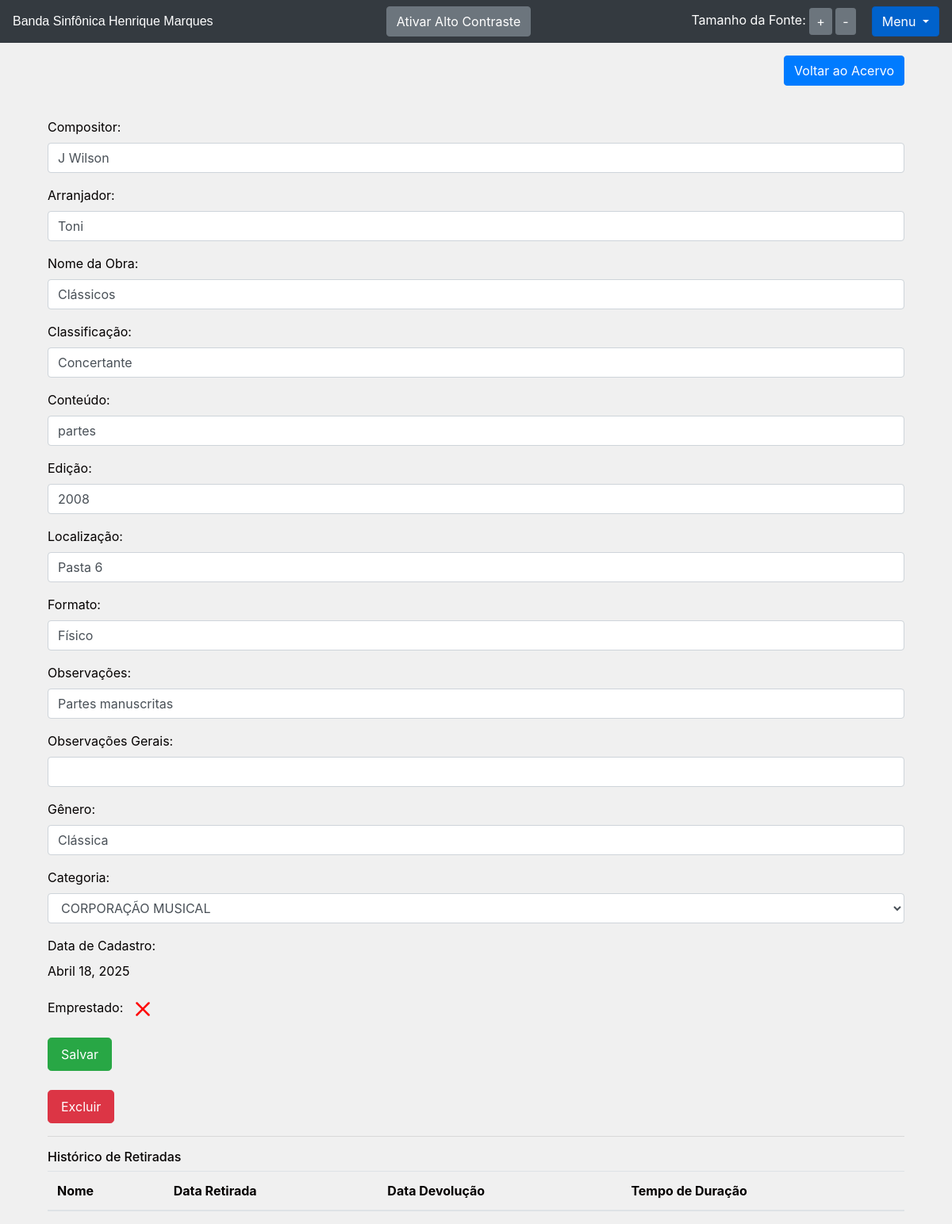
The page /livro/ver_livro/7 (signed in) on the database its author committed.
### livro/models.py (models this page shows, shortened)
class Livros(models.Model):
    nome = models.CharField(max_length = 100, blank = True)
    autor = models.CharField(max_length = 30, blank = True)
    co_autor = models.CharField(max_length = 30, blank = True)
    data_cadastro = models.DateField(default = date.today)
    emprestado = models.BooleanField(default = False)
    categoria = models.ForeignKey(Categoria, on_delete=models.DO_NOTHING)
    usuario = models.ForeignKey(Usuario, on_delete=models.DO_NOTHING)
    localizacao = models.CharField(max_length = 100, verbose_name='Localização')
    exemplares_disponiveis = models.CharField(max_length = 100, blank = True)
    compositor = models.CharField(max_length = 100, blank = True, verbose_name='Compositor')
    arranjador = models.CharField(max_length = 100, blank = True, verbose_name='Arranjador')
    obra = models.CharField(max_length = 100, verbose_name='Obra')
    classificacao = models.CharField(max_length = 100, verbose_name='Classificação')
    conteudo = models.CharField(max_length = 100, verbose_name='Conteúdo')
    edicao = models.CharField(max_length = 100, verbose_name='Edição')
    observacao = models.CharField(max_length = 200, blank = True, verbose_name='Observação')
    formato = models.CharField(max_length = 100, verbose_name='Formato')
    observacoes_gerais = models.CharField(max_length = 200, blank = True, verbose_name='Observações gerais')
    genero = models.CharField(max_length=50, blank=True, verbose_name='Gênero')
    class Meta:
        verbose_name = 'Partitura'

class Categoria(models.Model):
    nome = models.CharField(max_length=30)
    descricao = models.TextField()
    usuario = models.ForeignKey(Usuario, on_delete=models.DO_NOTHING)
    def __str__(self) -> str:
        return self.nome

### livro/views.py (the view)
# urls.py: path('ver_livro/<int:id>', views.ver_livros, name = 'ver_livros' ),
def ver_livros(request, id):
    if request.session.get('usuario'):
        livro = Livros.objects.get(id = id)
        if request.session.get('usuario') == livro.usuario.id:
            usuario = Usuario.objects.get(id = request.session['usuario'])
            categoria_livro = Categoria.objects.filter(usuario = request.session.get('usuario'))
            emprestimos = Emprestimos.objects.filter(livro = livro)
            form = CadastroLivro()
            form.fields['usuario'].initial = request.session['usuario']
            form.fields['categoria'].queryset = Categoria.objects.filter(usuario = usuario)
            form_categoria = CategoriaLivro()
            usuarios = Usuario.objects.all()
            livros_emprestar = Livros.objects.filter(usuario = usuario).filter(emprestado = False)
            livros_emprestados = Livros.objects.filter(usuario = usuario).filter(emprestado = True)
            return render(request, 'ver_livro.html', {'livro': livro,
                                                      'categoria_livro': categoria_livro,
                                                      'emprestimos': emprestimos,
                                                      'usuario_logado': request.session.get('usuario'),
                                                      'form': form,
                                                      'id_livro': id,
                                                      'form_categoria': form_categoria,
                                                      'usuarios': usuarios,
                                                      'livros_emprestar': livros_emprestar,
                                                      'livros_emprestados': livros_emprestados})
        else:
            return HttpResponse('Esse livro não é seu')
    return redirect('/auth/login/?status=2')

### livro/forms.py
class CadastroLivro(forms.ModelForm):
    class Meta:
        model = Livros
        fields = ['categoria','compositor', 'arranjador', 'obra', 'classificacao', 'conteudo', 'edicao', 'edicao', 'observacao', 'data_cadastro', 'emprestado', 'localizacao', 'categoria', 'formato', 'usuario', 'observacoes_gerais', 'genero']
    def __init__(self, *args, **kwargs):
        super().__init__(*args, **kwargs)
        self.fields['usuario'].widget = forms.HiddenInput()

class CategoriaLivro(forms.Form):
    nome = forms.CharField(max_length=30)
    descricao = forms.CharField(max_length=60)
    def __init__(self, *args, **kwargs):
        super().__init__(*args, **kwargs)
        self.fields['descricao'].widget = forms.Textarea()

### livro/templates/ver_livro.html (shortened to what this page needs)
{% extends 'base.html' %}
{% load filtros %}
{% block 'body_extra' %}
<div class="container">
  <div class="container">
    <div class="d-flex justify-content-end mt-3">
      <a href="{% url 'home' %}" class="btn btn-primary mb-3">Voltar ao Acervo</a>
    </div>
  <br>
  <form action="{% url 'alterar_livro' %}" method="POST">
    <div class="form-group">
      <label for="compositor">Compositor:</label>
      <input id="compositor" class="form-control" type="text" value="{{livro.compositor}}" name="compositor" aria-label="Compositor">
    </div>
    <div class="form-group">
      <label for="arranjador">Arranjador:</label>
      <input id="arranjador" class="form-control" type="text" value="{{livro.arranjador}}" name="arranjador" aria-label="Arranjador">
    </div>
    <div class="form-group">
      <label for="obra">Nome da Obra:</label>
      <input id="obra" class="form-control" type="text" value="{{livro.obra}}" name="obra" aria-label="Nome da obra">
    </div>
    <div class="form-group">
      <label for="classificacao">Classificação:</label>
      <input id="classificacao" class="form-control" type="text" value="{{livro.classificacao}}" name="classificacao" aria-label="Classificação">
    </div>
    <div class="form-group">
      <label for="conteudo">Conteúdo:</label>
      <input id="conteudo" class="form-control" type="text" value="{{livro.conteudo}}" name="conteudo" aria-label="Conteúdo">
    </div>
    <div class="form-group">
      <label for="edicao">Edição:</label>
      <input id="edicao" class="form-control" type="text" value="{{livro.edicao}}" name="edicao" aria-label="Edição">
    </div>
    <div class="form-group">
      <label for="localizacao">Localização:</label>
      <input id="localizacao" class="form-control" type="text" value="{{livro.localizacao}}" name="localizacao" aria-label="Localização">
    </div>
    <div class="form-group">
      <label for="formato">Formato:</label>
      <input id="formato" class="form-control" type="text" value="{{livro.formato}}" name="formato" aria-label="Formato">
    </div>
    <div class="form-group">
      <label for="observacao">Observações:</label>
      <input id="observacao" class="form-control" type="text" value="{{livro.observacao}}" name="observacao" aria-label="Observações">
    </div>
    <div class="form-group">
      <label for="observacoes_gerais">Observações Gerais:</label>
      <input id="observacoes_gerais" class="form-control" type="text" value="{{livro.observacoes_gerais}}" name="observacoes_gerais" aria-label="Observações gerais">
    </div>
    <div class="form-group">
      <label for="genero">Gênero:</label>
      <input id="genero" class="form-control" type="text" value="{{livro.genero}}" name="genero" aria-label="Gênero">
    </div>
    <div class="form-group">
      <label for="categoria_id">Categoria:</label>
      <select id="categoria_id" class="form-control" name="categoria_id" aria-label="Categoria">
        {% for i in categoria_livro %}
          <option value="{{i.id}}" {% if livro.categoria.nome == i.nome %}selected{% endif %}>{{i}}</option>
        {% endfor %}
      </select>
    </div>
    <div class="form-group">
      <label>Data de Cadastro:</label>
      <p>{{livro.data_cadastro}}</p>
    </div>
    <div class="form-group">
      <label>Emprestado:</label>
    </div>
    <button type="submit" class="btn btn-success btn-lg">Salvar</button>
  </form>
  <br>
  <button type="button" class="btn btn-danger btn-lg" data-toggle="modal" data-target="#exampleModal2">
    Excluir
  </button>
  <hr>
  <h2>Histórico de Retiradas</h2>
  <table class="table table-striped" role="grid" aria-label="Histórico de Retiradas">
    <thead>
      <tr>
        <th scope="col">Nome</th>
        <th scope="col">Data Retirada</th>
        <th scope="col">Data Devolução</th>
        <th scope="col">Tempo de Duração</th>
      </tr>
    </thead>
  </table>
</div>
{% endblock %}

### templates/base.html (style rules this page uses)
body { background-size: cover; background-position: center; background-repeat: no-repeat; background-attachment: fixed; background-color: #f0f0f0; color:#040100 }
.table.table-striped { color:#040100 }

### rows shown on the page
Livros: compositor "J Wilson", arranjador "Toni", obra "Clássicos", classificacao "Concertante", conteudo "partes", edicao "2008", localizacao "Pasta 6", formato "Físico", observacao "Partes manuscritas", genero "Clássica", categoria_id "CORPORAÇÃO MUSICAL", data_cadastro "Abril 18, 2025"
